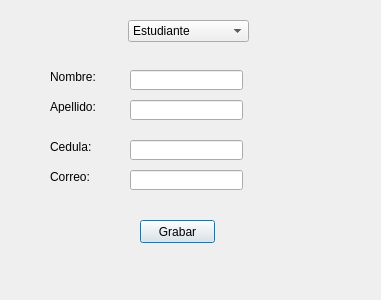
<?xml version="1.0" encoding="UTF-8"?>
<ui version="4.0">
 <class>Dialog</class>
 <widget class="QDialog" name="Dialog">
  <property name="geometry">
   <rect>
    <x>0</x>
    <y>0</y>
    <width>381</width>
    <height>300</height>
   </rect>
  </property>
  <property name="windowTitle">
   <string>Dialog</string>
  </property>
  <widget class="QComboBox" name="comboBox">
   <property name="geometry">
    <rect>
     <x>128</x>
     <y>20</y>
     <width>121</width>
     <height>22</height>
    </rect>
   </property>
   <item>
    <property name="text">
     <string>Estudiante </string>
    </property>
   </item>
   <item>
    <property name="text">
     <string>Docente </string>
    </property>
   </item>
  </widget>
  <widget class="QLabel" name="label">
   <property name="geometry">
    <rect>
     <x>50</x>
     <y>70</y>
     <width>47</width>
     <height>13</height>
    </rect>
   </property>
   <property name="text">
    <string>Nombre:</string>
   </property>
  </widget>
  <widget class="QLabel" name="label_2">
   <property name="geometry">
    <rect>
     <x>50</x>
     <y>100</y>
     <width>47</width>
     <height>13</height>
    </rect>
   </property>
   <property name="text">
    <string>Apellido:</string>
   </property>
  </widget>
  <widget class="QLabel" name="label_3">
   <property name="geometry">
    <rect>
     <x>50</x>
     <y>140</y>
     <width>47</width>
     <height>13</height>
    </rect>
   </property>
   <property name="text">
    <string>Cedula:</string>
   </property>
  </widget>
  <widget class="QLabel" name="label_4">
   <property name="geometry">
    <rect>
     <x>50</x>
     <y>170</y>
     <width>47</width>
     <height>13</height>
    </rect>
   </property>
   <property name="text">
    <string>Correo:</string>
   </property>
  </widget>
  <widget class="QLineEdit" name="lineEdit">
   <property name="geometry">
    <rect>
     <x>130</x>
     <y>70</y>
     <width>113</width>
     <height>20</height>
    </rect>
   </property>
   <property name="maxLength">
    <number>50</number>
   </property>
  </widget>
  <widget class="QLineEdit" name="lineEdit_2">
   <property name="geometry">
    <rect>
     <x>130</x>
     <y>100</y>
     <width>113</width>
     <height>20</height>
    </rect>
   </property>
   <property name="maxLength">
    <number>50</number>
   </property>
  </widget>
  <widget class="QLineEdit" name="lineEdit_3">
   <property name="geometry">
    <rect>
     <x>130</x>
     <y>140</y>
     <width>113</width>
     <height>20</height>
    </rect>
   </property>
   <property name="text">
    <string/>
   </property>
   <property name="maxLength">
    <number>10</number>
   </property>
  </widget>
  <widget class="QLineEdit" name="lineEdit_4">
   <property name="geometry">
    <rect>
     <x>130</x>
     <y>170</y>
     <width>113</width>
     <height>20</height>
    </rect>
   </property>
   <property name="maxLength">
    <number>100</number>
   </property>
  </widget>
  <widget class="QPushButton" name="pushButton">
   <property name="geometry">
    <rect>
     <x>140</x>
     <y>220</y>
     <width>75</width>
     <height>23</height>
    </rect>
   </property>
   <property name="text">
    <string>Grabar</string>
   </property>
  </widget>
 </widget>
 <resources/>
 <connections/>
</ui>
